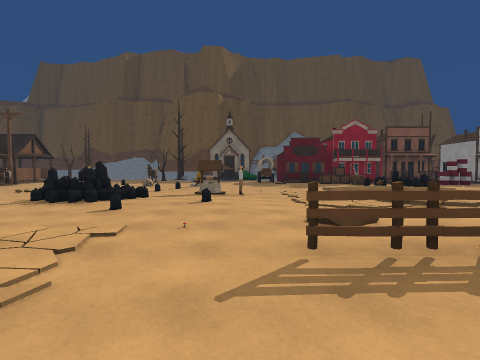
[1] (above)

24 first-person views from a walk through a scene from a Unity 3-D project. The camera is 1.5 m above the floor, tilts 2° down and sees 85° across. The floor is counted in squares, 2 m on a side. Each view is taken from the middle of a square. On the plan, view 1 faces up. The plan holds only what a view shows up to about 9 squares ahead; the rest is blank. The place goes on beyond the plan. Some surface patterns are stand-ins.

[2]
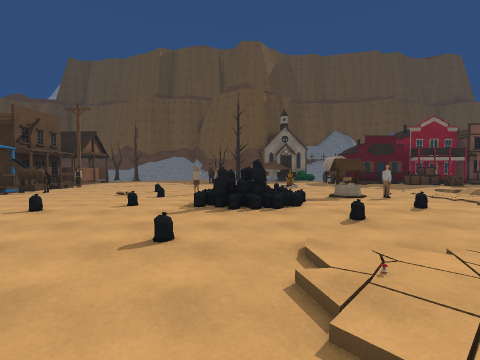

[3]
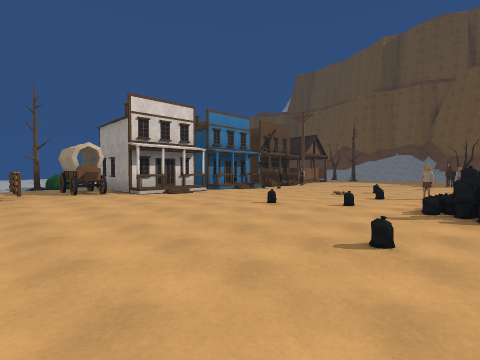

[4]
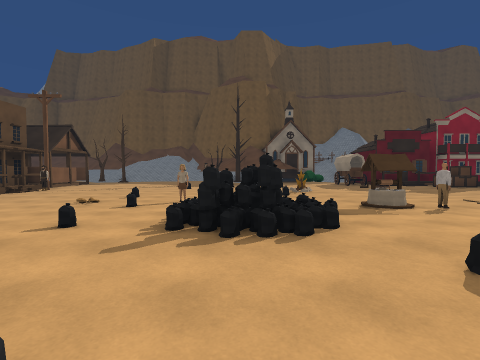

[5]
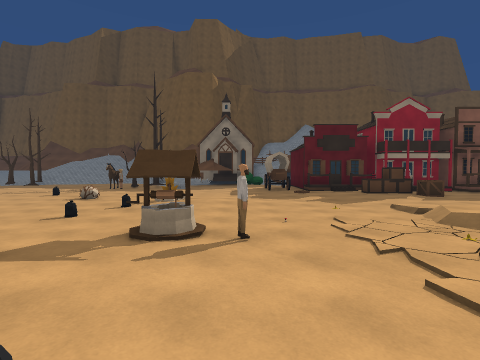

[6]
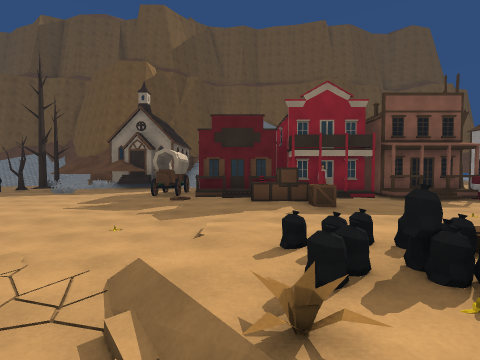

[7]
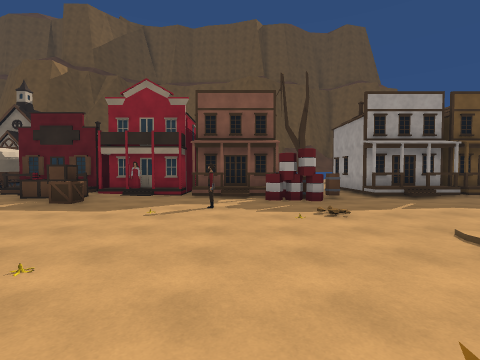

[8]
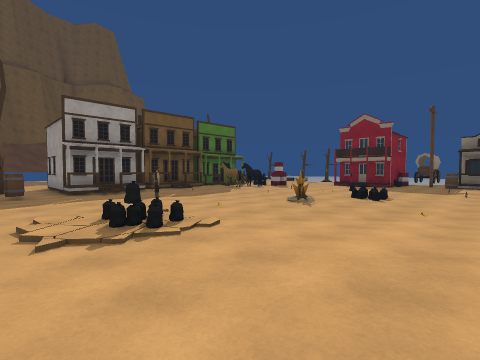

[9]
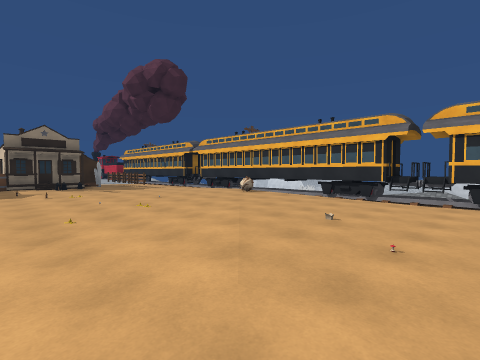

[10]
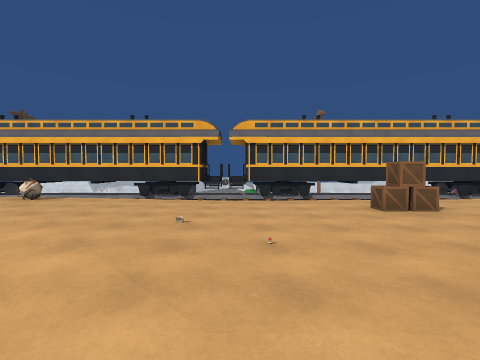

[11]
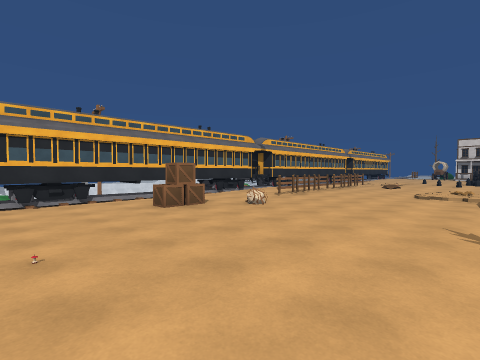

[12]
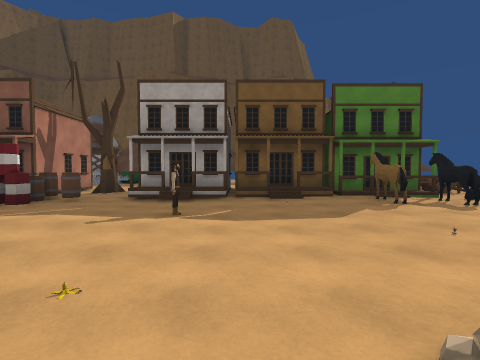

[13]
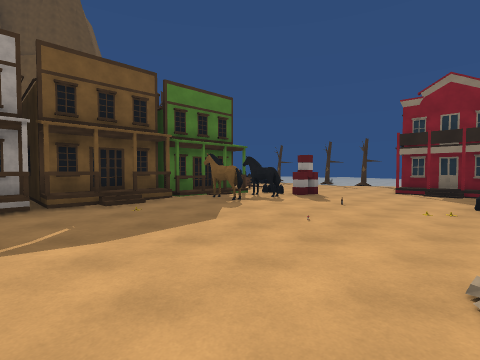

[14]
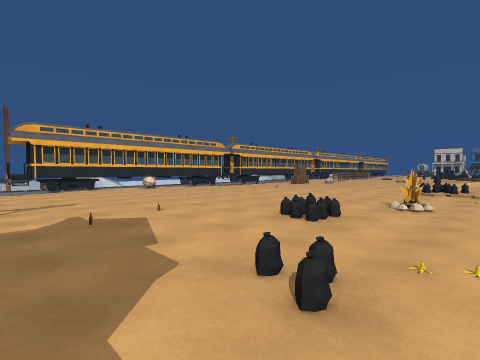

[15]
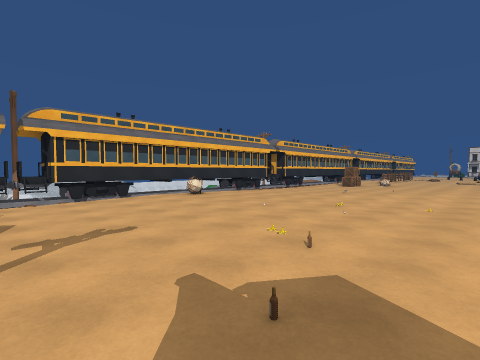

[16]
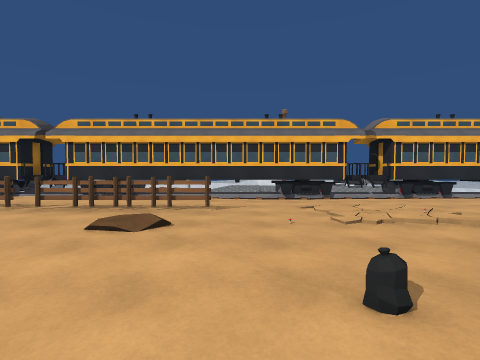

[17]
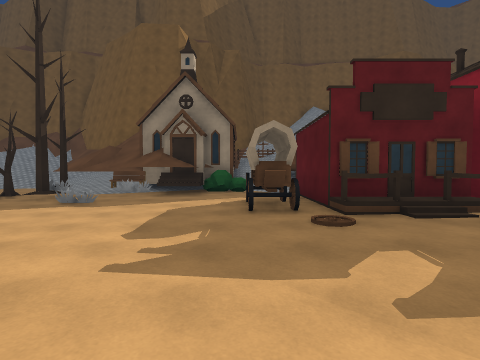

[18]
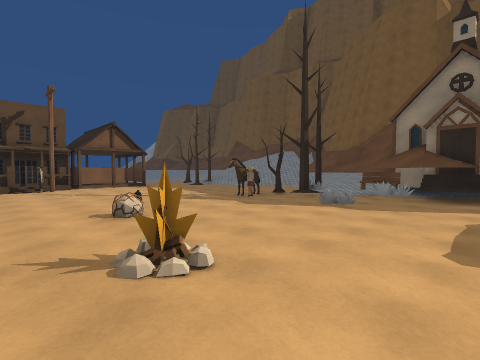

[19]
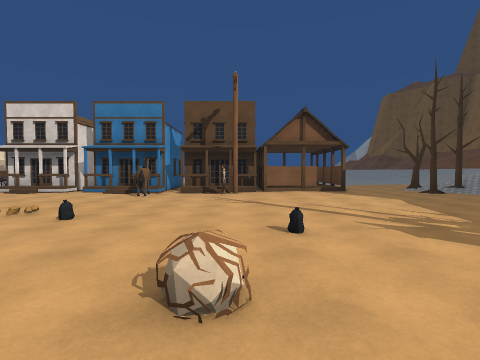

[20]
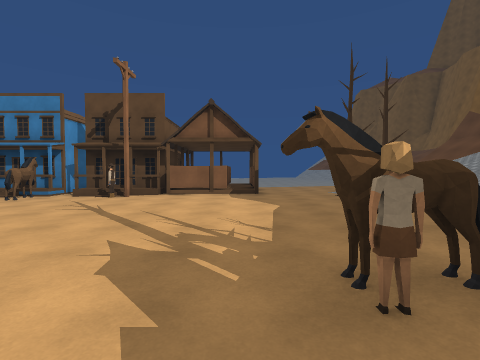

[21]
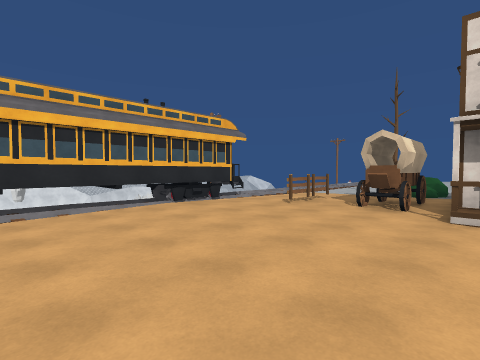

[22]
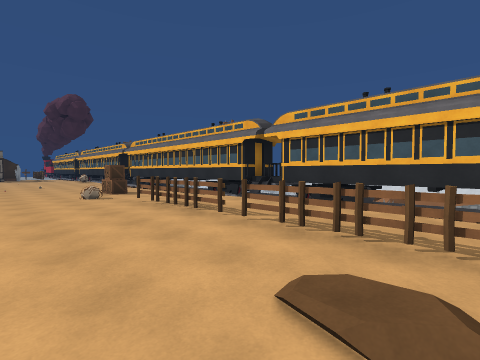

[23]
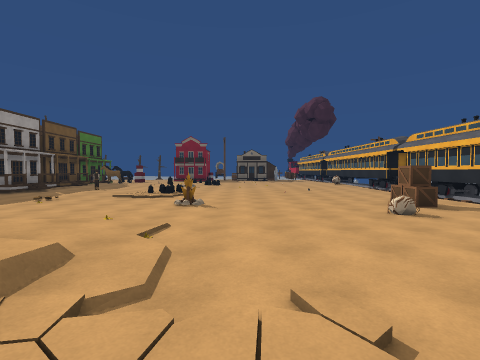

[24]
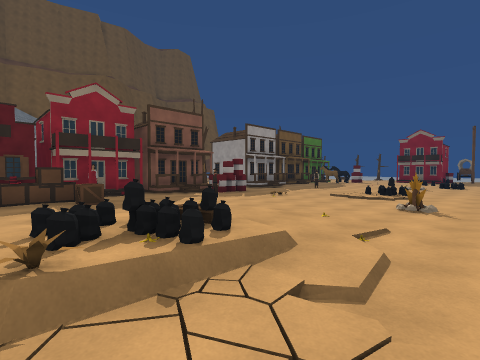

### Floor plan
Key: @ floor where view 1 was taken; # wall or solid block; . main floor; : floor 0.25 m higher than the main floor; + floor 0.5 m higher than the main floor; / step, stairs or slope; = window, fence, low wall or low ledge; W well; F fence; H house; A wagon; I fireplace; C crate; B barrel; T tree; N banana; E bench; U cactus; O other object.
Columns run from 12 left of view 1 to 24 right of it. Each row starts with its distance up from view 1.
 19 .T.......E #OO #
 18 .......TTOO....#             H
 17 ..:...O#.O....A#       #TT   #     OO
 16 #.:...........A###H##### .#########..
 15 #:::...........=/=////+OBBHHHH/HH/H.
 14 #.:..............CC....OB.......O.OO
 13 H ......O.........C.. .............O.
 12 H#........I:........O.....:.O........
 11 H.............O........O........O....
 10 HO...O..........:++.........N....OO..
  9  ......#......./OOO/O....OO...I...OO.
  8 H....... ..WO.OOOOO+O.....O.....O....
  7 H......OOO......//:O...I.......OO....
  6 H...O.OOOO:O....//.......::...O......
  5 H.........O.:..../.........:.....O...
  4 .............//...........O.:........
  3 A........O/O.........O...............
  2 F.:......//..FFF.FFF..CC........:....
  1 ..:....../.......:.....C........:....
  0 #/////..##..@////##......###...O///##
 -1 #####################################
 -2
 -3
 -4
 -5     U         O
 -6     U         O
 -7               OO

Positions as (right, up) in squares from view 1, and headings:
1: (0, 0), facing up
2: (-4, 1), facing up
3: (-4, 1), facing up-left
4: (-4, 3), facing up
5: (0, 5), facing up
6: (4, 7), facing up
7: (10, 7), facing up
8: (12, 5), facing up-right
9: (13, 7), facing down-right
10: (14, 7), facing down
11: (14, 7), facing down-left
12: (17, 8), facing up
13: (16, 9), facing up-right
14: (24, 10), facing down-left
15: (24, 7), facing down-left
16: (0, 7), facing down
17: (1, 11), facing up
18: (0, 11), facing up-left
19: (-3, 13), facing left
20: (-4, 16), facing left
21: (-7, 5), facing down-left
22: (1, 5), facing down-right
23: (4, 6), facing right
24: (4, 6), facing up-right
